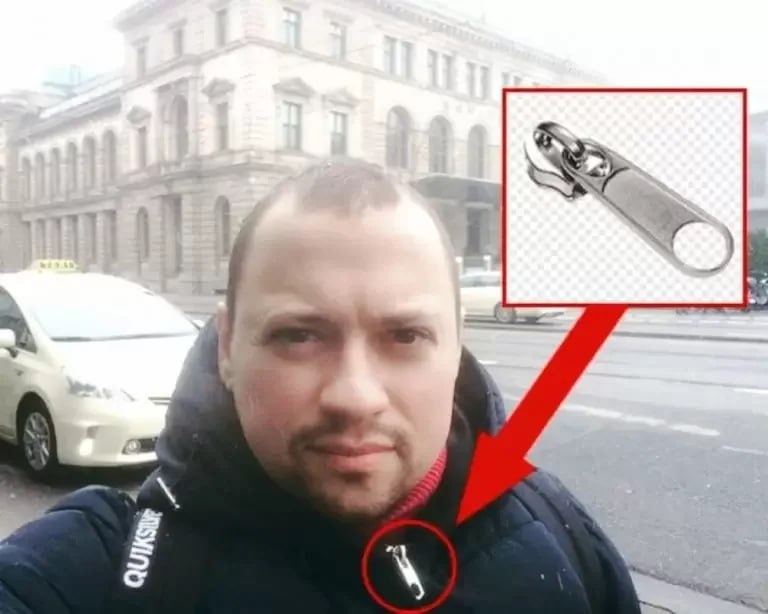
#> input picture store/store-0.png, 768 x 614 px
$ python -i image_converter.py   (imports and definitions only)
#> lines starting #> are read from the running program, lines starting #| are printed output that depends on the picture
from PIL import Image
from src.bot.util import get_desired_resolution
import io


def remove_bg(image: Image.Image, color = (255, 255, 255, 255), similarity_level = 0):
    pixels = image.load()
    for y in range(image.size[1]):
        for x in range(image.size[0]):
            if compute_difference(pixels[x, y], color) <= similarity_level:
                image.putpixel((x, y), (0, 0, 0, 0))
    return image


def compute_difference(color1: tuple, color2: tuple) -> float:
    return (
        (color1[0] - color2[0]) ** 2 + \
        (color1[1] - color2[1]) ** 2 + \
        (color1[2] - color2[2]) ** 2 + \
        (color1[3] - color2[3]) ** 2
    ) ** 0.5


def process_image_document(image: bytes, transparent: bool = True, background_color: tuple = (255, 255, 255, 255), similarity_level: int = 0) -> io.BytesIO:
    stream = io.BytesIO(image)
    image_pil = Image.open(stream).convert("RGBA")
    size = image_pil.size
    image_pil = image_pil.resize(get_desired_resolution(size))
    if transparent:
        image_pil = remove_bg(image_pil, background_color, similarity_level)
    result_bytesio = io.BytesIO()
    result_bytesio.name = "out.png"
    image_pil.save(result_bytesio, "PNG")
    result_bytesio.seek(0)
    return result_bytesio

>>> import cv2
>>> picture = cv2.imread('../../store/store-0.png', cv2.IMREAD_GRAYSCALE)
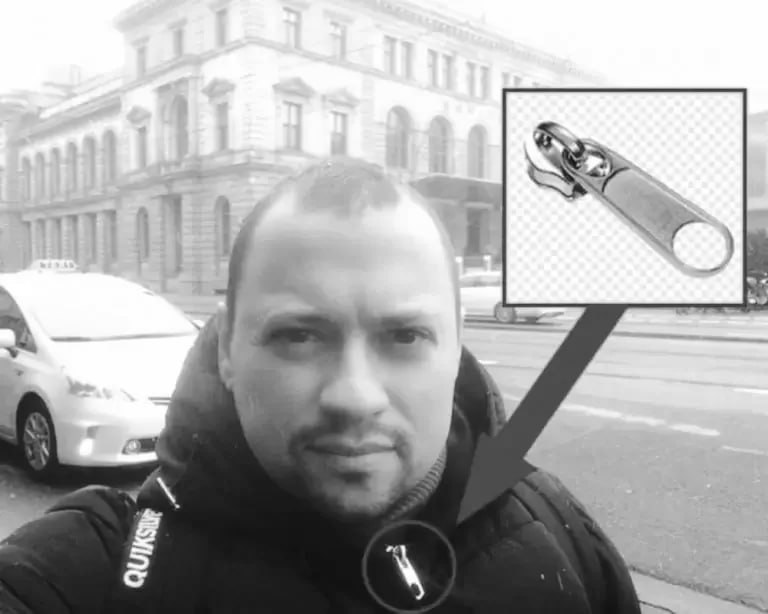
#> picture: shape (614, 768); min 15, max 255, mean 171.2
>>> result = process_image_document(picture)
#> (the run stopped early here; a loop or call above may not have finished)

$ run again, on store/store-1.png
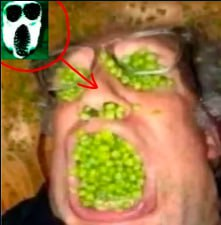
#> input picture store/store-1.png, 221 x 225 px
#> `picture = cv2.imread('../../store/store-0.png', cv2.IMREAD_GRAYSCALE)`:
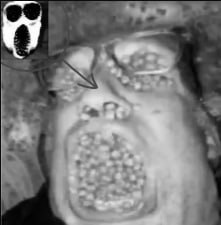
#> picture: shape (225, 221); min 0, max 255, mean 124.1

$ run again, on store/store-3.png
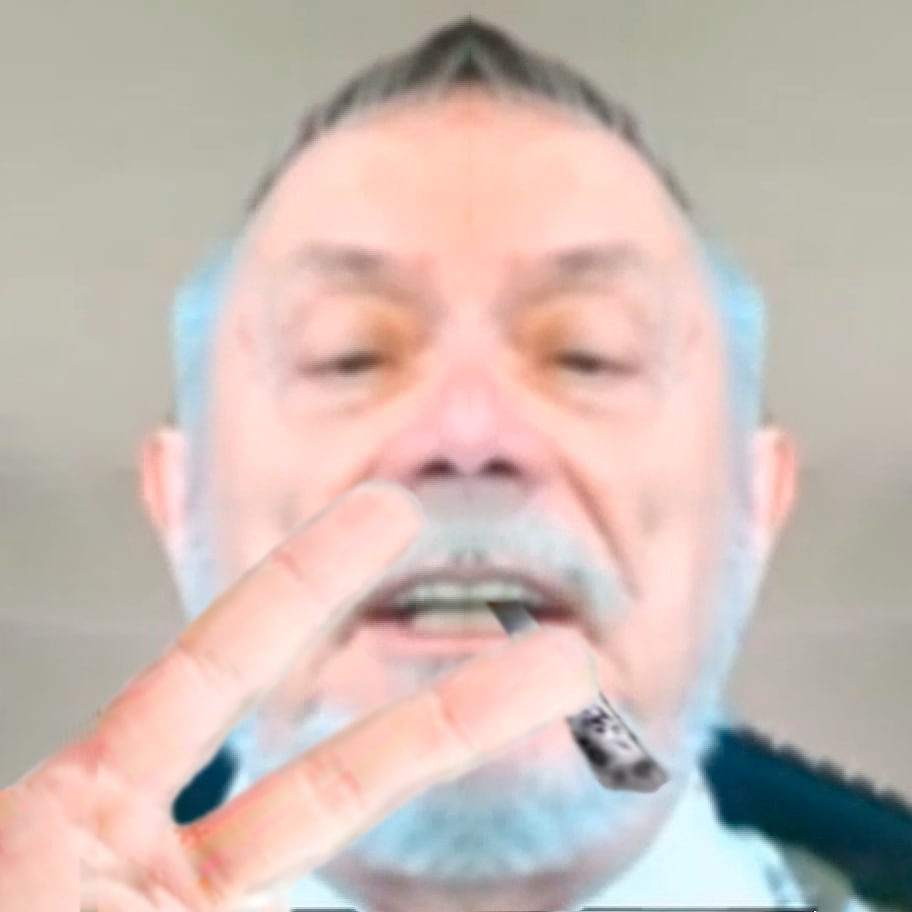
#> input picture store/store-3.png, 912 x 912 px
#> `picture = cv2.imread('../../store/store-0.png', cv2.IMREAD_GRAYSCALE)`:
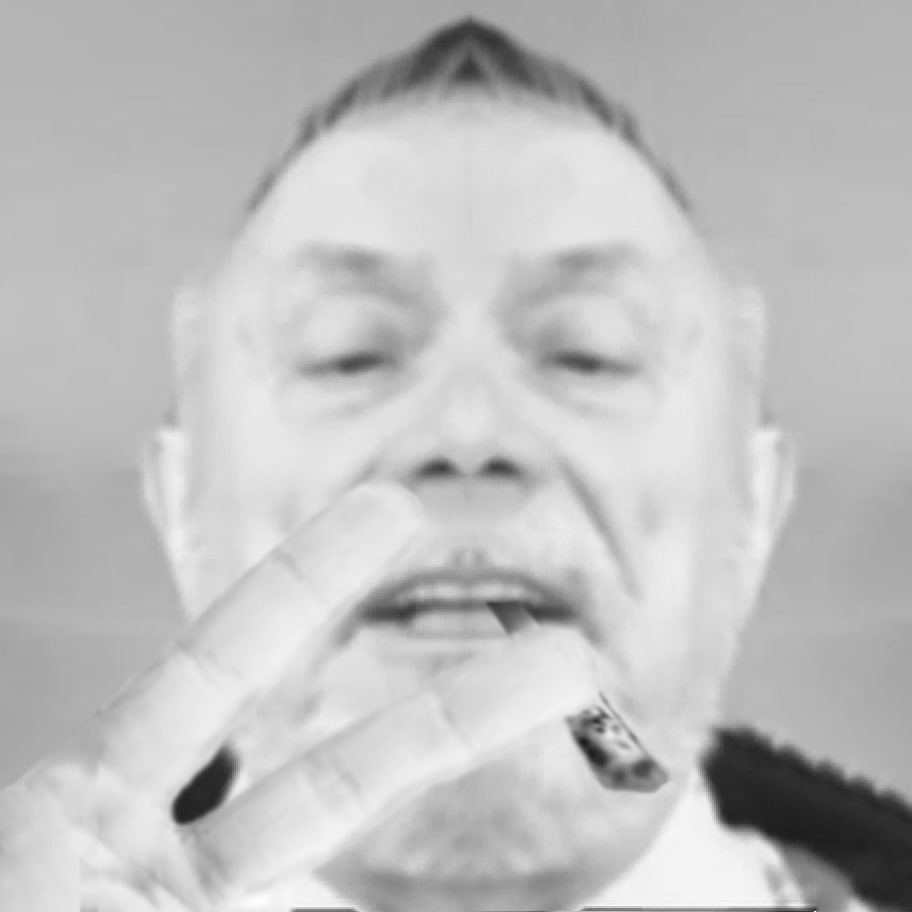
#> picture: shape (912, 912); min 24, max 255, mean 191
